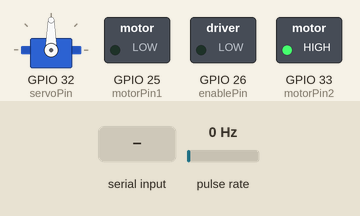
A sketch run on a simulated ESP32. Parts: servo, switched loads named in the sketch (green lamp = pin HIGH). Wiring (inferred from the names in the program): pulse sensor: data GPIO 14. The inputs (shaded band) are chosen by the test bench; at power-on: pulse rate 0 Hz. What the sketch prints to the serial monitor is not drawn.

Above: at 1.2 s.
1.3 s: pulse rate (sensor on GPIO 14) set to 50 Hz
At 2.15 s:
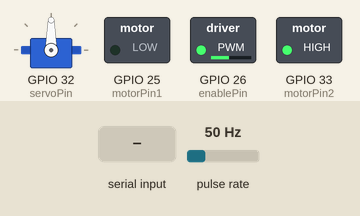
At 4.0 s:
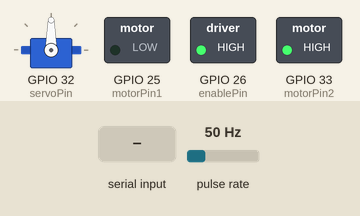
4.3 s: "RPM=\n" received over Serial
7.3 s: "Steering=\n" received over Serial
10.3 s: pulse rate (sensor on GPIO 14) set to 4 Hz
Timing chart, 0 to 13.3 s (numbered marks = the images above; inputs shaded):
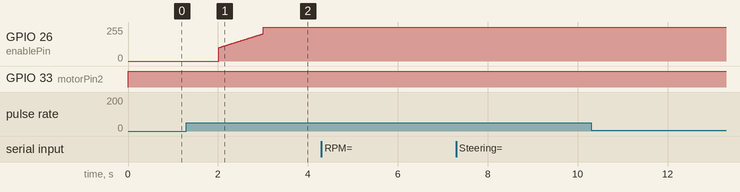

The sketch:

Motor-RPM-Control-Steering.ino
```cpp
#include <ESP32Servo.h> //Servo Esp32

//Motor
const int enablePin = 26;  //PWM Control Pin
const int motorPin1 = 25;  //Motor Pin 1
const int motorPin2 = 33;  //Motor Pin 2
const int encoderPin = 14; //Encoder Pin

//Encoder RPM
volatile int pulseCount = 0;
unsigned long previousMillis = 0;
unsigned long interval = 1000;
const int pulsesPerRevolution = 6;
unsigned long lastDebounceTime = 0;
unsigned long debounceDelay = 5;
float revolutions;
float rpm;

//PID Parameters
float error = 0;
float error_previous = 0;
float error_integral = 0;
float error_derivative = 0;
float kp = 0.3;//0.25;            //Kp
float ki = 0.13; //0.16//0.18;    //Ki
float kd = 0.000008;              //Kd
float dt = 0.01;                  //time dt
float set_rpm = 0;              //Set RPM
float pid_cal;                    //PID Calculation
int speed;

//Servo
//Define the Servo Pin
const int servoPin = 32;
//Initial Servo Degree
int servoPos = 90;
int angle = 0;
//Create a Servo Object
Servo steeringServo;

//Encoder pulse count function
void IRAM_ATTR pulseCounter() {
  if (millis() - lastDebounceTime > debounceDelay) {
    lastDebounceTime = millis();
    pulseCount++;
  }
}

void setup() {
  // put your setup code here, to run once:
  //Serial Monitor
  Serial.begin(115200);
  Serial.println("Motor RPM and Steering Control");
  //Servo Pin setup
  steeringServo.attach(servoPin);
  steeringServo.write(servoPos);
  //Motor Pin setup
  pinMode(enablePin, OUTPUT);
  pinMode(motorPin1, OUTPUT);
  pinMode(motorPin2, OUTPUT);
  //Encoder Pin setup
  digitalWrite(enablePin, LOW);
  pinMode(encoderPin, INPUT_PULLUP);
  attachInterrupt(digitalPinToInterrupt(encoderPin), pulseCounter, RISING);
}

void loop() {
  // put your main code here, to run repeatedly:
  if (Serial.available() > 0) {
    // Read the incoming string
    String inputString = Serial.readStringUntil('\n');

    // Parse the RPM and steering values
    int input_rpm = 0;
    int input_steering = 0;
    parseInput(inputString, input_rpm, input_steering);
    set_rpm =  input_rpm;
    angle = input_steering;
    // Print the extracted values
    // Serial.print("RPM: ");
    // Serial.println(rpm);
    // Serial.print("Steering: ");
    // Serial.println(steering);
  }
  steering();
  calculateRPM();
  RPM_Control();
  moveForward();
}

//RPM calculate
void calculateRPM() {
  unsigned long currentMillis = millis();
  if (currentMillis - previousMillis >= interval) {
    previousMillis = currentMillis;
    revolutions = pulseCount / (float)pulsesPerRevolution;
    rpm = revolutions * (60000 / interval);
    // Serial.print("RPM: ");
    // Serial.println(rpm);
    pulseCount = 0;
  }
}

//RPM PID Control
void RPM_Control(){
  error = rpm - set_rpm;
  Serial.print("Error RPM: ");
  Serial.print(error);
  error_integral += error*dt;
  error_derivative = (error - error_previous)/dt;
  error_previous = error;
  pid_cal = kp*error + ki*error_integral + kd*error_derivative;

  if (pid_cal > 255)  pid_cal = 255;
  if (pid_cal < -255) pid_cal = 255;
  if (pid_cal < 0) pid_cal = pid_cal*(-1);
  // if (pid_cal <= 80 && pid_cal >= -80) pid_cal = 80;
  speed = pid_cal;
  Serial.print("  RPM: ");
  Serial.print(rpm);
  Serial.print("    Speed : ");
  Serial.println(speed);
}

//Motor Forward Function
void moveForward() {
  digitalWrite(motorPin1, LOW);
  digitalWrite(motorPin2, HIGH);
  analogWrite(enablePin, pid_cal);
}

//Motor Backward Function
void moveBackward() {
  digitalWrite(motorPin1, HIGH);
  digitalWrite(motorPin2, LOW);
  analogWrite(enablePin, speed);
}

//Motor Stop
void stopMotor() {
  digitalWrite(motorPin1, LOW);
  digitalWrite(motorPin2, LOW);
  digitalWrite(enablePin, LOW);
}

void parseInput(String input, int &rpm, int &steering) {
  // Find the positions of "RPM=" and "Steering="
  int rpmPos = input.indexOf("RPM=");
  int steeringPos = input.indexOf("Steering=");

  // Extract the RPM value
  if (rpmPos >= 0) {
    int startPos = rpmPos + 4; // Position after "RPM="
    int endPos = input.indexOf(',', startPos);
    if (endPos == -1) endPos = input.length();
    rpm = input.substring(startPos, endPos).toInt();
  }

  // Extract the Steering value
  if (steeringPos >= 0) {
    int startPos = steeringPos + 9; // Position after "Steering="
    int endPos = input.indexOf(',', startPos);
    if (endPos == -1) endPos = input.length();
    steering = input.substring(startPos, endPos).toInt();
  }
}

void steering(){
    angle = map(angle, -90, 90, 0, 180);
    if (angle >= 30 && angle <= 150) {
      servoPos = angle;
      steeringServo.write(servoPos);
      Serial.print("Steering Angle: ");
      Serial.println(servoPos);
    } else {
      // Serial.println("Invalid angle. Please enter a value between 0 and 180.");
    }
}
```

Measured:
- after the input at 1.3 s, GPIO 26 (enablePin): moves from 0/255 to 255/255 over 0.99 s, starting after 0.71 s
